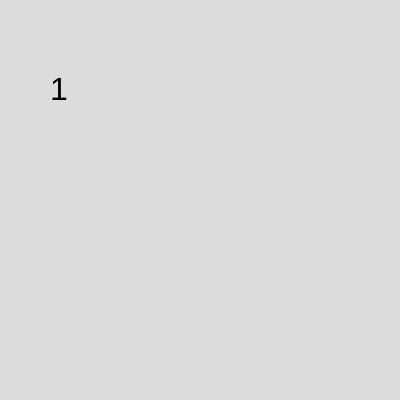
Frame 1 (no input)
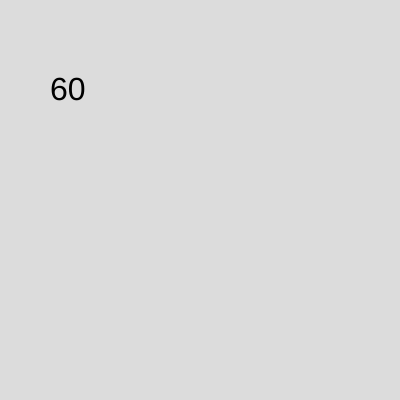
Frame 60 (no input)
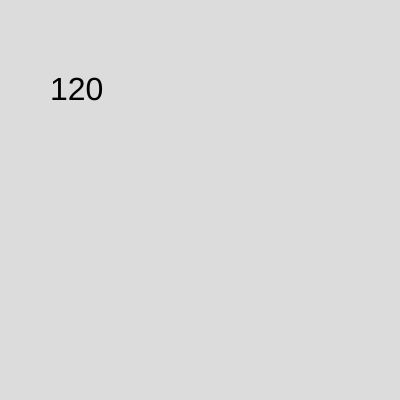
Frame 120 (the mouse pressed at the canvas centre since frame 60)

The p5.js sketch that drew these frames (run headless with seeded random() and noise() and a simulated clock; from frame 60 on, the mouse is pressed at the canvas centre):

// p5.js sketch
// ── sketch.js
function setup() {
  // runs once, at the beginning
  createCanvas(400, 400);
}

function draw() {
  // loops continuously
  background(220);
  textSize(32);
  text(frameCount, 50, 100); // (txt, x, y)
}
